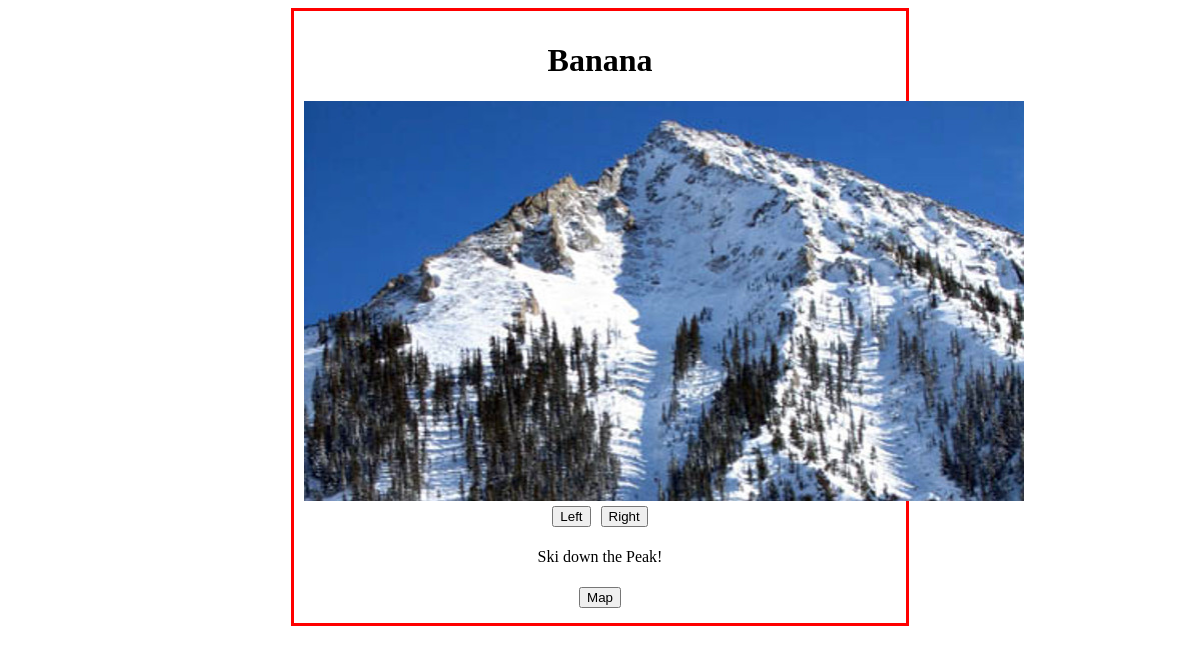
Page /11 on the committed database.
### tables this page shows
CREATE TABLE locations
(
    [location_id] integer PRIMARY KEY AUTOINCREMENT,
    [location_name] text NOT NULL,
    [location_description] text NOT NULL,
    [location_x] text NOT NULL,
    [location_y] text NOT NULL
);

CREATE TABLE pictures
(
    [id] integer PRIMARY KEY AUTOINCREMENT,
    [location_id] integer NOT NULL,
    [img_path] text NOT NULL
);

### main.py (the view)
@app.route('/<location_id>')
def viewLocation(location_id):
    db = connect_db()
    sql = "Select * from locations where location_id = (?)"
    cur = db.execute(sql, [location_id])
    entries = [dict(location_id=row[0], location_name=row[1], location_description=row[2]) for row in cur.fetchall()]
    sql = "Select * from pictures where location_id = (?)"
    cur = db.execute(sql, [location_id])
    pictures = [dict(id=row[0], location_id=row[1], img_path=row[2]) for row in cur.fetchall()]
    db.close()
    return render_template("DisplayLocation.html", entries=entries, pictures=pictures, location_id=location_id)

### main.py (called while the page is built)
def connect_db():
    return sqlite3.connect(DATABASE)

### templates/DisplayLocation.html (shortened to what this page needs)
<!DOCTYPE html>
<html lang="en">
<head>
    <link rel="stylesheet" href="static/Location_Style2.css">
</head>
<body>
    <div class="center">
    <h1>{% for entry in entries %}{{ entry.location_name }}{% endfor %}</h1>
    {% block content %}
        {% if pictures %}
        <div id="slider">
        <ul class="slides">
                {% for pic in pictures %}
                <li class="slide"><img src="{{ pic.img_path }}"></li>
                {% endfor %}
        </ul>
        </div>
        {% else %}
               <button class="slide" onclick="uploadImage({{ location_id }})">Upload Image</button>
        {% endif %}
        {% endblock content %}
        {% if pictures %}
            <button class="left" onclick="slideLeft()">Left</button><button class="right" onclick="slideRight">Right</button>
        {% endif %}
        <p>{% for entry in entries %}{{ entry.location_description }}{% endfor %}</p>
        <form action="/">
            <input type="submit" value="Map">
        </form>
    </div>
</body>
</html>

### static/Location_Style2.css (style rules this page uses)
button, input { margin: 5px; }
.center { margin: auto; width: 50%; border: 3px solid red; padding: 10px; text-align: center; }
img { width: 720px; height: 400px; }
#slider { width: 720px; height: 400px; overflow: hidden; }
#slider .slides { display: block; width: 4320px; height: 400px; margin: 0; padding: 0; }
#slider .slide { float: left; list-style-type: none; width: 720px; height: 400px; }

### rows in the picture
locations: location_name "Banana", location_description "Ski down the Peak!"
pictures: img_path (picture)
